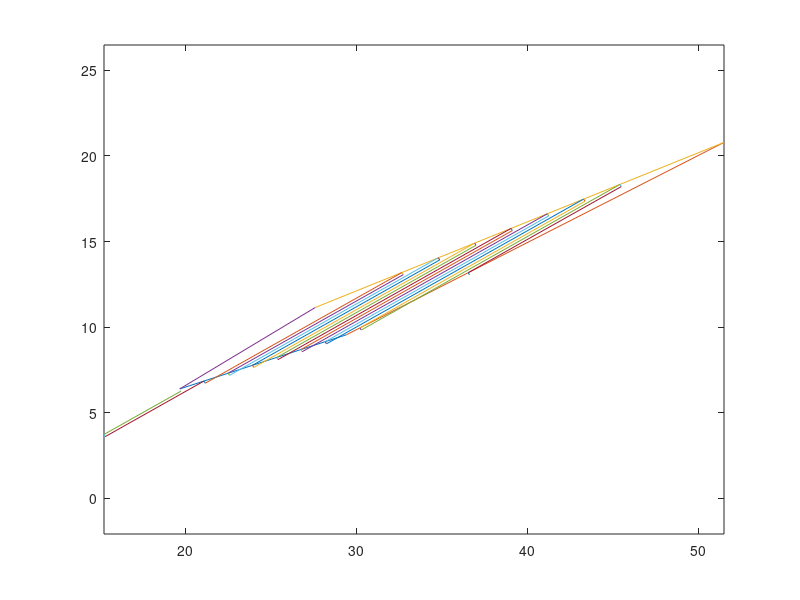

MATLAB code for this plot:
a1=[tan(31/180*pi),-1];
a2=[tan(22/180*pi),-1];
a3=[tan(18/180*pi),-1];
a4=[tan(27/180*pi),-1];
A=[a3;a1]\[0;5.43];
B=[a3;a4]\[0;5.43];
C=[a2;a4]\[0;5.43];
D=[a1;a2]\[5.43;0];
plot([A(1),B(1)],[A(2),B(2)]);
hold on 
plot([B(1),C(1)],[B(2),C(2)]);
plot([C(1),D(1)],[C(2),D(2)]);
plot([D(1),A(1)],[D(2),A(2)]);hold off
alpha=input('please input the angle:');
zig=((C-A)./norm(C-A))';
zag=[cos(-alpha/180*pi),sin(-alpha/180*pi);-sin(-alpha/180*pi),cos(-alpha/180*pi)]*zig';
zig=[zag(2),-zag(1)];
zig1=zig*775/5279.986877;
plane=A'+zig1;
k=norm(plane);
n=0;
while k<221
    p1=[zig;a2]\[dot(zig,plane);0];
    p2=[zig;a1]\[dot(zig,plane);5.43];
    if norm(p1'-plane)<norm(p2'-plane)
        p1temp=p1'+zig1;
        hold on
        plot([p1(1),plane(1)],[p1(2),plane(2)]);
        plot([p1(1),p1temp(1)],[p1(2),p1temp(2)]);
        hold off
        k=k+norm(p1'-plane)+norm(zig1);
        plane=p1temp;
    else
        p2temp=p2'+zig1;
        hold on
        plot([p2(1),plane(1)],[p2(2),plane(2)]);
        plot([p2(1),p2temp(1)],[p2(2),p2temp(2)]);
        hold off
        k=k+norm(p2'-plane)+norm(zig1);
        plane=p2temp;
    end
    n=n+1;
    p1=[zig;a3]\[dot(zig,plane);0];
    p2=[zig;a4]\[dot(zig,plane);5.43];
    if norm(p1'-plane)<norm(p2'-plane)
        p1temp=p1'+zig1;
        hold on
        plot([p1(1),plane(1)],[p1(2),plane(2)]);
        plot([p1(1),p1temp(1)],[p1(2),p1temp(2)])
        hold off
        k=k+norm(p1'-plane)+norm(zig1);
        plane=p1temp;
    else
        p2temp=p2'+zig1;
        hold on
        plot([p2(1),plane(1)],[p2(2),plane(2)]);
        plot([p2(1),p2temp(1)],[p2(2),p2temp(2)]);
        hold off
        k=k+norm(p2'-plane)+norm(zig1);
        plane=p2temp;
    end
    n=n+1;
end
%f=@(theta,fai) exp(-0.5*((theta-20).^2+(fai-29).^2))/(2*pi);
thetamin=18;
thetamax=22;
faimin=27;
faimax=31;
if dot(zig,plane)>0;
    f=@(theta,fai) exp(-0.5*((theta-20).^2+(fai-29).^2))/(2*pi).*((zag(2).*(5.4./(tan(fai./180.*pi)-tan(theta./180.*pi)))-zag(1).*(5.4.*tan(theta./180.*pi)./(tan(fai./180.*pi)-tan(theta./180.*pi))))<dot(zig,plane));
    q=dblquad(f,thetamin,thetamax,faimin,faimax);
else
    f=@(theta,fai) exp(-0.5*((theta-20).^2+(fai-29).^2))/(2*pi).*((zag(2).*(5.4./(tan(fai./180.*pi)-tan(theta./180.*pi)))-zag(1).*(5.4.*tan(theta./180.*pi)./(tan(fai./180.*pi)-tan(theta./180.*pi))))>dot(zig,plane));
    q=dblquad(f,thetamin,thetamax,faimin,faimax); 
    
end   
axis equal




        
        
        
        
    
    
